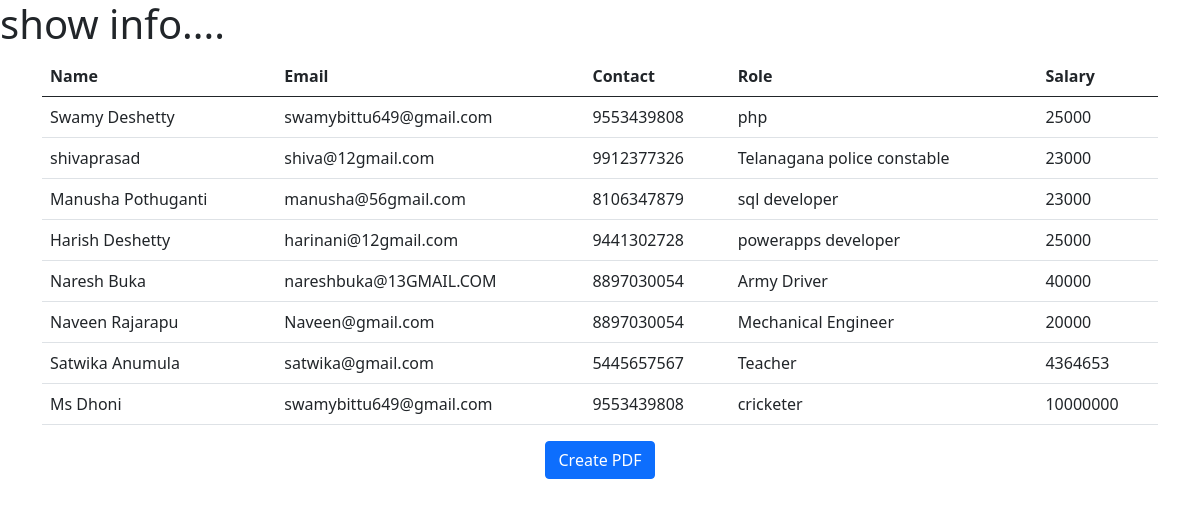
The app's page /members/showmembers/, older data.
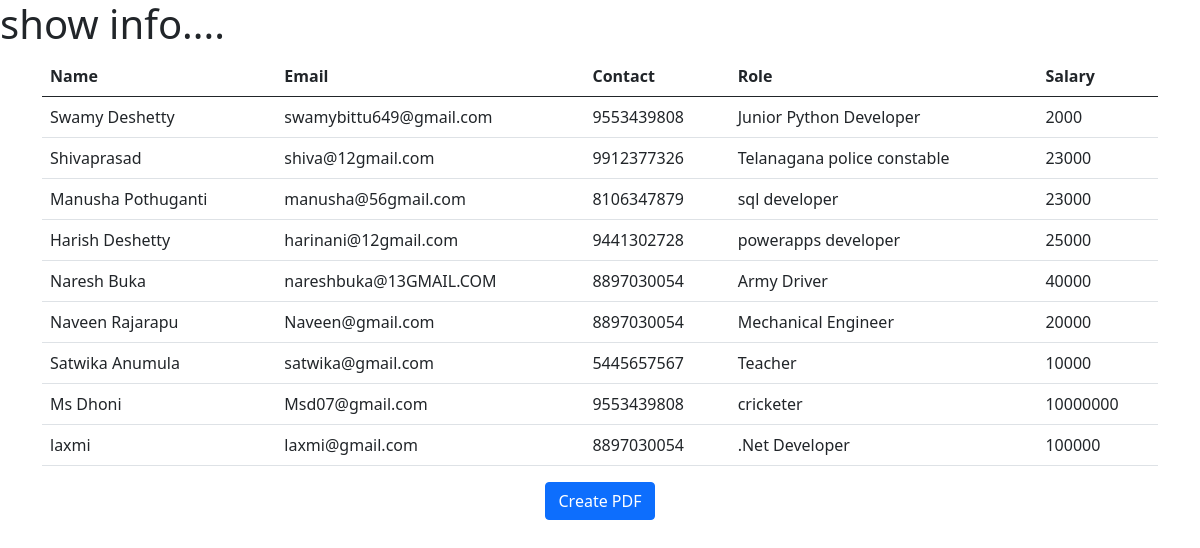
The same page, newer data.
### members/models.py (models this page shows, shortened)
class Employee(models.Model):
  name    = models.CharField(max_length=200)
  email   = models.EmailField()
  contact = models.CharField(max_length=20)
  role    = models.CharField(max_length=200)
  salary  = models.IntegerField()
  id      = models.UUIDField(default=uuid.uuid4, unique=True, primary_key=True, editable=False)

### members/views.py (the view)
# urls.py: path('showmembers/', views.show_members,name='showmembers'),
def show_members(request):
  members = Employee.objects.all()
  context = {
    'members':members
  }
  return render(request,'pdftemp.html',context)

### members/templates/pdftemp.html (shortened to what this page needs)
<!doctype html>
<html lang="en">
  <head>
    <link href="https://cdn.jsdelivr.net/npm/bootstrap@5.0.2/dist/css/bootstrap.min.css" rel="stylesheet">
  </head>
  <body>
    <h1>show info....</h1>
    <div class="container">
        <div class="row justify-content-center">
            <div class="col-md-12   ">
                <table class="table">
                    <thead>
                      <tr>
                        <th scope="col">Name</th>
                        <th scope="col">Email</th>
                        <th scope="col">Contact</th>
                        <th scope="col">Role</th>
                        <th scope="col">Salary</th>
                      </tr>
                    </thead>
                    <tbody>
                        {% for member in members %}
                      <tr>
                        <td>{{member.name}}</td>
                        <td>{{member.email}}</td>
                        <td>{{member.contact}}</td>
                        <td>{{member.role}}</td>
                        <td>{{member.salary}}</td>
                      </tr>
                      {% endfor %}
                    </tbody>
                  </table>
            </div>
        </div>
    </div>
<center> <a class="btn btn-primary" href="{% url 'members:createpdf' %}">Create PDF</a></center>
  </body>
</html>

Row changes from the older to the newer data that the page shows:
changed Employee "Swamy Deshetty": role "php" → "Junior Python Developer"; salary "25000" → "2000"
changed Employee "shiva@12gmail.com": name "shivaprasad" → "Shivaprasad"
changed Employee "Satwika Anumula": salary "4364653" → "10000"
changed Employee "Ms Dhoni": email "swamybittu649@gmail.com" → "Msd07@gmail.com"
added Employee: name "laxmi", email "laxmi@gmail.com", contact "8897030054", role ".Net Developer", salary "100000"
